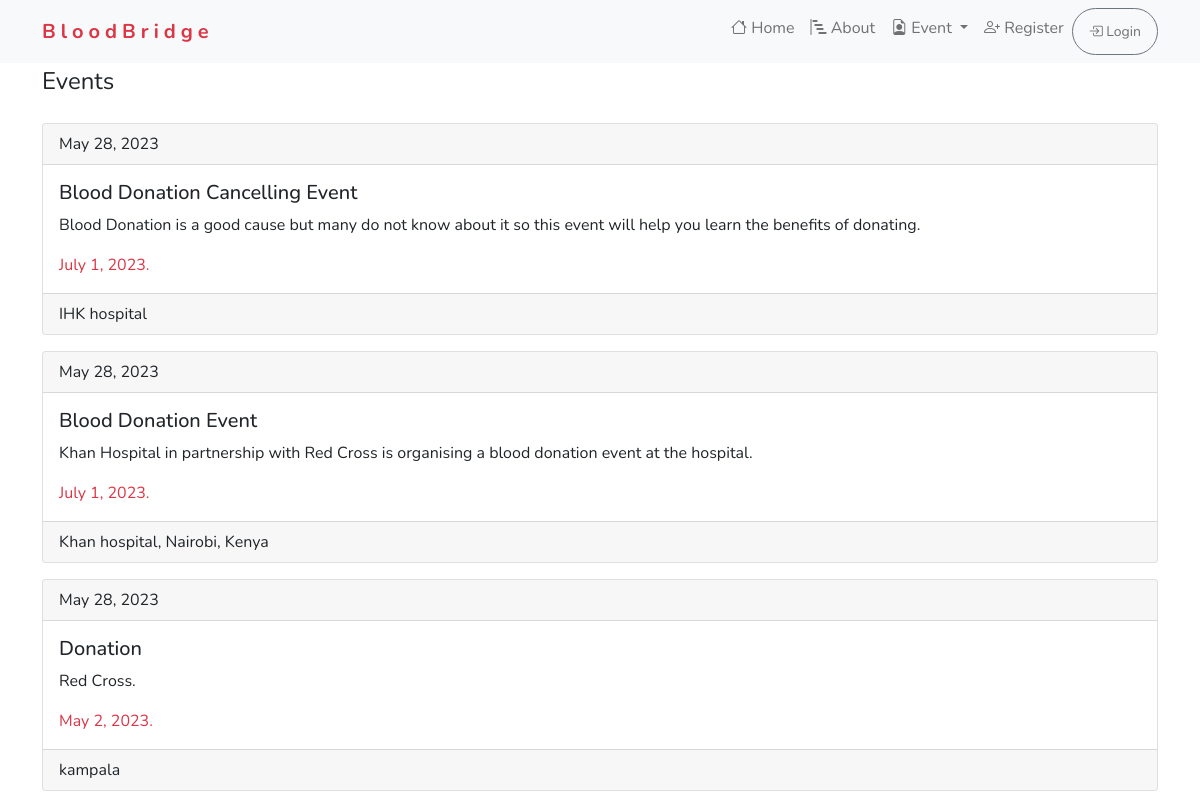
/events/, run on an earlier commit of the app's database.
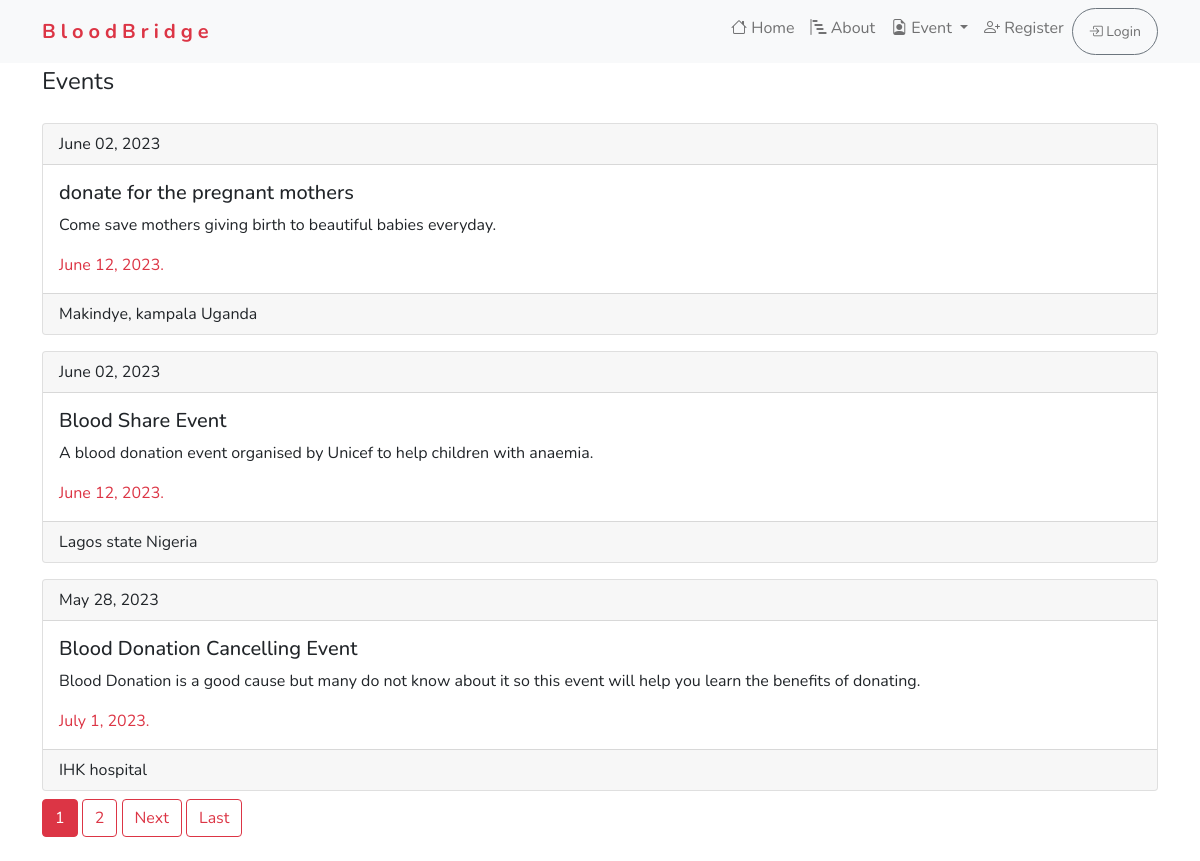
And on a later commit of the database.
### event/models.py (models this page shows, shortened)
class Event(models.Model):
    title = models.CharField(max_length=120)
    description = models.TextField(max_length=2000)
    location = models.CharField(max_length=100)
    event_date = models.DateField('Date of the event')
    created_date = models.DateTimeField(default=timezone.now)

### event/views.py (the view)
# urls.py: path("events/", EventsList.as_view(), name="events-list"),
class EventsList(ListView):
    model = Event
    context_object_name = 'event'
    ordering = ['-created_date']
    paginate_by = 3

### event/templates/event/event_list.html (shortened to what this page needs)
{%extends 'donate/base.html'%}
{% block content%}
    <div class="container">
        <fieldset>
                <legend>Events</legend>
        </fieldset>
    {%for e in event%}
        <div class="card mt-3">
            <div class="card-header">
              {{e.created_date | date:"F d, Y"}}
            </div>
            <div class="card-body">
              <h5 class="card-title">{{e.title}}</h5>
              <p class="card-text">{{e.description}}.</p>
              <p class="card-text text-danger">{{e.event_date}}.</p>
            </div>
            <div class="card-footer">
                {{e.location}}
            </div>
        </div>
    {% endfor %}
    </div>
    <div class="container mt-2">
        {% if is_paginated %}
    {% for num in page_obj.paginator.page_range %}
        {% if page_obj.number == num %}
        <a class="btn btn-danger mb-4" href="?page={{num}}">{{num}}</a>
        {% elif num > page_obj.number|add:'-3' and num < page_obj.number|add:'3' %}
        <a class="btn btn-outline-danger mb-4" href="?page={{num}}">{{num}}</a>
        {% endif %}
    {% endfor %}
    {% if page_obj.has_next%}
        <a class="btn btn-outline-danger mb-4" href="?page={{page_obj.next_page_number}}">Next</a>
        <a class="btn btn-outline-danger mb-4" href="?page={{page_obj.paginator.num_pages}}">Last</a>
    {% endif %}
    {% endif %}
    </div>
{%endblock content%}

What changed in the data, as far as the page shows it:
no longer on this page (row unchanged): Event: created_date "May 28, 2023", title "Blood Donation Event", description "Khan Hospital in partnership with Red Cross is organising a blood donation event at the hospital", event_date "July 1, 2023", location "Khan hospital, Nairobi, Kenya"
no longer on this page (row unchanged): Event: created_date "May 28, 2023", title "Donation", description "Red Cross", event_date "May 2, 2023", location "kampala"
added Event: created_date "June 02, 2023", title "donate for the pregnant mothers", description "Come save mothers giving birth to beautiful babies everyday", event_date "June 12, 2023", location "Makindye, kampala Uganda"
added Event: created_date "June 02, 2023", title "Blood Share Event", description "A blood donation event organised by Unicef to help children with anaemia", event_date "June 12, 2023", location "Lagos state Nigeria"
Also different on the page:
new list line: "1"
new list line: "2"
text now shown: "Next Last"
